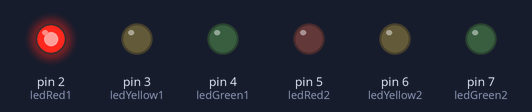
A sketch run on a simulated Arduino Uno, built with avr-gcc and run on an emulated ATmega328P. Shown: output pins drawn as LEDs (lit = HIGH).

Above: at 0.5 s.
At 1.5 s:
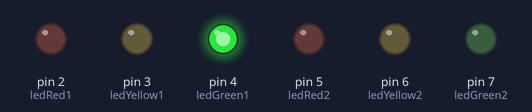
At 2.3 s:
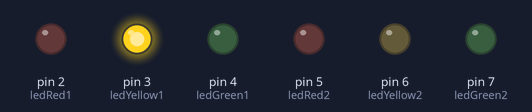
At 4.5 s:
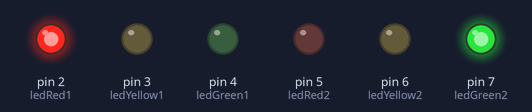
At 5.3 s:
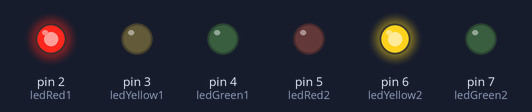
At 6.3 s:
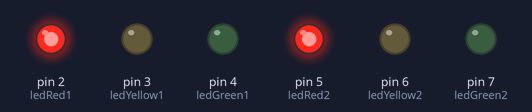
Timing chart, 0 to 7.8 s (numbered marks = the images above):
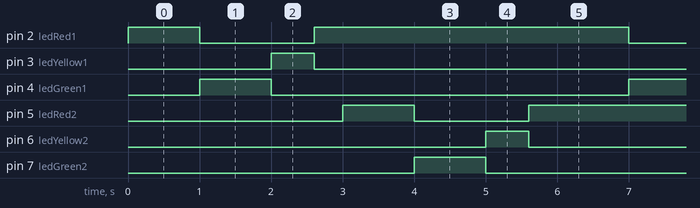

Measured:
- by itself, pin 2 (ledRed1), pin 5 (ledRed2): repeats every 6.0 s: LOW 1.6 s, HIGH 4.4 s
- by itself, pin 3 (ledYellow1), pin 6 (ledYellow2): alternates HIGH for 0.60 s and LOW for 5.4 s
- by itself, pin 4 (ledGreen1), pin 7 (ledGreen2): alternates HIGH for 1.0 s and LOW for 5.0 s

The sketch:

sketch_jun1b.ino
```cpp
const int ledRed1 = 2;
const int ledYellow1 = 3;
const int ledGreen1 = 4;

const int ledRed2 = 5;
const int ledYellow2 = 6;
const int ledGreen2 = 7;

void setup() {

  pinMode(ledRed1, OUTPUT);
  pinMode(ledYellow1, OUTPUT);
  pinMode(ledGreen1, OUTPUT);

  pinMode(ledRed2, OUTPUT);
  pinMode(ledYellow2, OUTPUT);
  pinMode(ledGreen2, OUTPUT);
}

void loop() {

  //FEUX_TRICOLORE 1

  // Phase 1
  digitalWrite(ledRed1, HIGH);
  digitalWrite(ledYellow1, LOW);
  digitalWrite(ledGreen1, LOW);
  delay(1000);

  // Phase 2
  digitalWrite(ledRed1, LOW);
  digitalWrite(ledYellow1, LOW);
  digitalWrite(ledGreen1, HIGH);
  delay(1000);

  // Phase 3
  digitalWrite(ledRed1, LOW);
  digitalWrite(ledYellow1, HIGH);
  digitalWrite(ledGreen1, LOW);
  delay(600);

  // Phase 4
  digitalWrite(ledRed1, HIGH);
  digitalWrite(ledYellow1, LOW);
  digitalWrite(ledGreen1, LOW);
  delay(400);

  // FEUX_TRICOLORE 2

  // Phase 1
  digitalWrite(ledRed2, HIGH);
  digitalWrite(ledYellow2, LOW);
  digitalWrite(ledGreen2, LOW);
  delay(1000);

  // Phase 2
  digitalWrite(ledRed2, LOW);
  digitalWrite(ledYellow2, LOW);
  digitalWrite(ledGreen2, HIGH);
  delay(1000);

  // Phase 3
  digitalWrite(ledRed2, LOW);
  digitalWrite(ledYellow2, HIGH);
  digitalWrite(ledGreen2, LOW);
  delay(600);

  // Phase 4
  digitalWrite(ledRed2, HIGH);
  digitalWrite(ledYellow2, LOW);
  digitalWrite(ledGreen2, LOW);
  delay(400);
}
```
